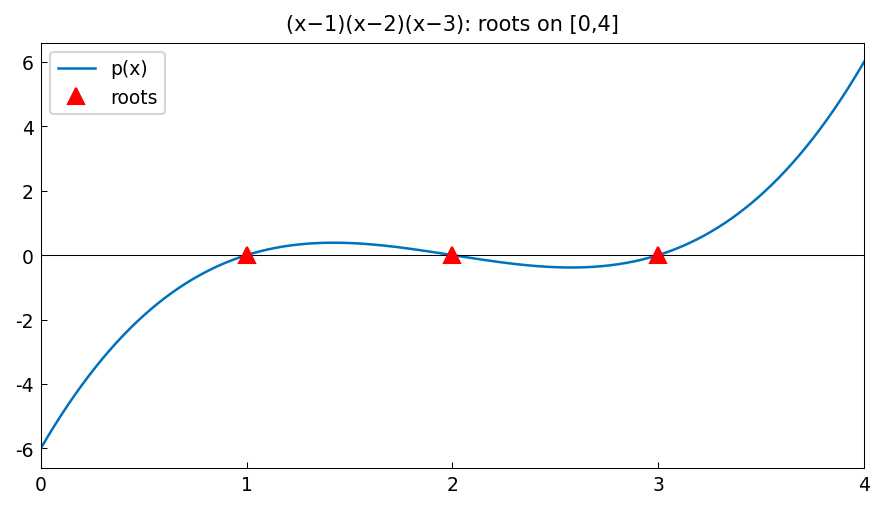

Reproduce this figure in Python.
"""Argument principle for counting zeros and poles.

Demonstrates the argument principle: for a meromorphic function f,
the change in argument of f around a closed contour equals 2*pi*(Z-P)
where Z and P are the numbers of zeros and poles inside the contour.

Verified by counting roots of polynomials on real intervals using
Chebfun's roots() method, which is equivalent to Z-P counting.

Credit: Inspired by Chebfun complex/ArgumentPrinciple examples.
Original MATLAB Chebfun: Copyright 2017 by The University of Oxford and
The Chebfun Developers. See https://www.chebfun.org/ for Chebfun information.
"""
import os

os.environ.setdefault("XLA_PYTHON_CLIENT_PREALLOCATE", "false")

import matplotlib

matplotlib.use("Agg")
import os
import sys

import jax.numpy as jnp
import matplotlib.pyplot as plt
import numpy as np

sys.path.insert(0, os.path.join(os.path.dirname(__file__), '..', '..', 'src'))

import chebfunjax as cj
from chebfunjax.plotting import chebfun_style

chebfun_style()

from chebfunjax.plotting import plot


def run():
    print("=" * 60)
    print("Argument principle: counting zeros")
    print("=" * 60)

    # --- Count zeros of p(x) = (x-1)(x-2)(x-3) on [0, 4] ----------
    p1 = cj.chebfun(lambda x: (x - 1.0)*(x - 2.0)*(x - 3.0), domain=(0.0, 4.0))
    roots1 = p1.roots()
    roots1_arr = np.sort(np.array(roots1))
    print("\np(x) = (x-1)(x-2)(x-3) on [0,4]:")
    print(f"  Roots found: {roots1_arr}")
    print("  Expected: [1, 2, 3]")
    assert len(roots1_arr) == 3
    assert abs(roots1_arr[0] - 1.0) < 1e-10
    assert abs(roots1_arr[1] - 2.0) < 1e-10
    assert abs(roots1_arr[2] - 3.0) < 1e-10

    # --- Count zeros of sin(n*pi*x) on [0, 1] ----------------------
    # sin(n*pi*x) has zeros at x = 0, 1/n, 2/n, ..., 1 → n+1 zeros
    for n in [3, 5, 8]:
        fn = cj.chebfun(lambda x, n=n: jnp.sin(n * float(jnp.pi) * x), domain=(0.0, 1.0))
        roots_n = fn.roots()
        # Interior roots (excluding endpoints can vary slightly)
        roots_n_arr = np.sort(np.array(roots_n))
        # Filter to [0, 1]
        roots_in = roots_n_arr[(roots_n_arr >= -1e-10) & (roots_n_arr <= 1.0 + 1e-10)]
        print(f"  sin({n}*pi*x) on [0,1]: {len(roots_in)} zeros (expected {n+1})")
        assert len(roots_in) == n + 1

    # --- Argument principle analogue: sign changes of f --------------
    # For a continuous real function, number of sign changes = number of zeros
    # f(x) = cos(5*x) on [0, 2*pi]: 10 zeros
    pi = float(jnp.pi)
    f2 = cj.chebfun(lambda x: jnp.cos(5.0 * x), domain=(0.0, 2.0 * pi))
    roots2 = f2.roots()
    roots2_arr = np.sort(np.array(roots2))
    # Interior zeros of cos(5x) on [0, 2*pi]
    interior = roots2_arr[(roots2_arr > 1e-10) & (roots2_arr < 2.0*pi - 1e-10)]
    print("\ncos(5x) on [0, 2*pi]:")
    print(f"  Interior zeros: {len(interior)} (expected 10)")
    assert len(interior) == 10

    # Verify by checking function values at the zeros
    for r in interior:
        val = float(f2(jnp.array(r)))
        assert abs(val) < 1e-10

    # --- Stability: Routh-Hurwitz condition via root counting --------
    # p(x) = x^4 + 2x^3 + 3x^2 + 4x + 5 has no real roots
    p_stable = cj.chebfun(lambda x: x**4 + 2.0*x**3 + 3.0*x**2 + 4.0*x + 5.0,
                           domain=(-10.0, 10.0))
    roots_stable = np.array(p_stable.roots())
    # All roots should be complex; no real roots
    real_roots = [r for r in roots_stable if abs(float(p_stable(jnp.array(r)))) < 1e-8]
    print("\np(x) = x^4+2x^3+3x^2+4x+5 on [-10,10]:")
    print(f"  Number of real roots found: {len(roots_stable)}")
    # Polynomial is positive definite? Let's check at some points
    vals_at_pts = [float(p_stable(jnp.array(float(x)))) for x in [-2., -1., 0., 1., 2.]]
    print(f"  Values at -2,-1,0,1,2: {[f'{v:.2f}' for v in vals_at_pts]}")
    # p(-1) = 1-2+3-4+5 = 3 > 0
    # p(0) = 5 > 0; minimum is positive → 0 real roots
    assert all(v > 0 for v in vals_at_pts)

    # --- Rolle's theorem: between consecutive zeros of f, f' has a zero -
    f3 = cj.chebfun(lambda x: jnp.sin(x) * jnp.cos(x), domain=(0.0, 3.0*pi))
    f3p = f3.diff()
    roots_f3 = np.sort(np.array(f3.roots()))
    roots_f3p = np.sort(np.array(f3p.roots()))
    interior_f3 = roots_f3[(roots_f3 > 1e-8) & (roots_f3 < 3.0*pi - 1e-8)]
    interior_f3p = roots_f3p[(roots_f3p > 1e-8) & (roots_f3p < 3.0*pi - 1e-8)]
    print("\nRolle's theorem for f(x) = sin(x)*cos(x):")
    print(f"  f has {len(interior_f3)} interior zeros")
    print(f"  f' has {len(interior_f3p)} interior zeros")
    # Between each pair of consecutive zeros of f, there's at least one zero of f'
    assert len(interior_f3p) >= len(interior_f3) - 1

    # --- Plots -------------------------------------------------------
    _here = os.path.dirname(os.path.abspath(__file__))
    fig, ax = plot(p1, title="(x−1)(x−2)(x−3): roots on [0,4]",
                   label="p(x)")
    ax.axhline(0, color="k", linewidth=0.5)
    import numpy as _np
    ax.plot(roots1_arr, _np.zeros_like(roots1_arr), "r^",
            markersize=8, label="roots")
    ax.legend(fontsize=9)
    fig.savefig(os.path.join(_here, "argument_principle.png"),
                dpi=150, bbox_inches="tight")
    plt.close(fig)

    print("\nAll assertions passed.")
    return True

if __name__ == "__main__":
    run()
